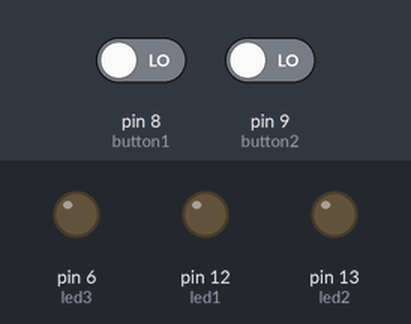
The sketch below on a simulated Arduino Uno, built with avr-gcc and run on an emulated ATmega328P. Parts: output pins drawn as LEDs (lit = HIGH). The test bench sets the inputs (shaded band); at power-on: pin 8 (button1) LOW, pin 9 (button2) LOW.

Above: at 1.2 s.
1.3 s: pin 8 (button1) driven HIGH and pin 9 (button2) driven HIGH
At 2.3 s:
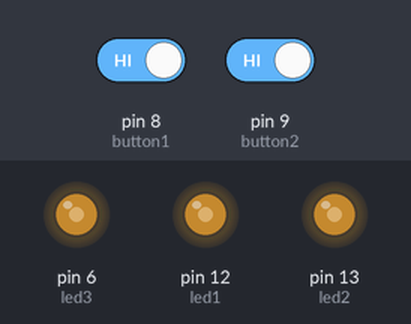
2.8 s: pin 8 (button1) driven LOW
At 4.2 s:
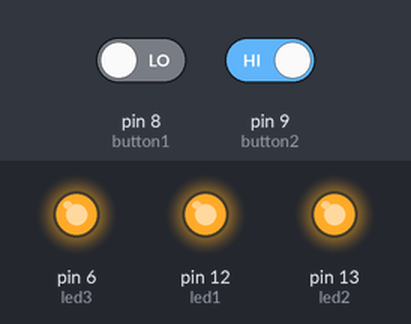
Timing chart, 0 to 5.8 s (numbered marks = the images above; inputs shaded):
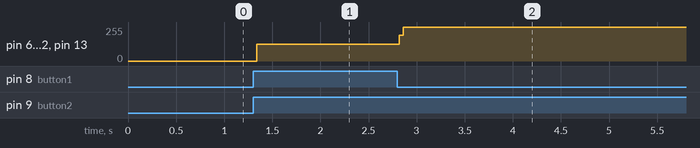

The sketch:

LEDControl_buttons.ino
```cpp
const int button1 = 8;
const int button2 = 9;
const int led1 = 12;
const int led2 = 13;
const int led3 = 6;

int cnt = 0;

void setup() {
  // initialize digital pin LED_BUILTIN as an output.
  pinMode(led1, OUTPUT);
  pinMode(led2, OUTPUT);
  pinMode(led3, OUTPUT);
  pinMode(button1, INPUT);
  pinMode(button2, INPUT);
}

// the loop function runs over and over again forever
void loop() {

  int buttonstate1 = digitalRead(button1);
  int buttonstate2 = digitalRead(button2);

  if (digitalRead(button1) == HIGH && digitalRead(button2) == HIGH) {
    if (cnt == 0) {
      digitalWrite(led1, HIGH);  // turn the LED on (HIGH is the voltage level)
      //delay(1000);               // wait for a second
      digitalWrite(led2, HIGH);  // turn the LED off by making the voltage LOW
      //delay(1000);
      digitalWrite(led3, HIGH);
      //delay(1000);
      cnt = 1;
    }
    else {
      digitalWrite(led1, LOW);
      digitalWrite(led2, LOW);
      digitalWrite(led3, LOW);
      cnt = 0;
    }
    while(digitalRead(button1) == LOW && digitalRead(button2) == LOW);
  }

  // if (buttonstate1 == HIGH && buttonstate2 == HIGH) {
  //   digitalWrite(led1, HIGH);  // turn the LED on (HIGH is the voltage level)
  //   //delay(1000);               // wait for a second
  //   digitalWrite(led2, HIGH);  // turn the LED off by making the voltage LOW
  //   //delay(1000);
  //   digitalWrite(led3, HIGH);
  //   delay(1000);
  //   cnt++;  // cnt = cnt + 1;
  // }

//delay(3000);
}
```

Measured:
- after the input at 1.3 s, pin 6 (led3), pin 12 (led1), pin 13 (led2): 0/255 → 127/255 at once
- after the input at 2.8 s, pin 6 (led3), pin 12 (led1), pin 13 (led2): 127/255 → 255/255 at once
